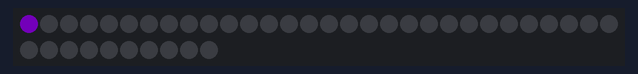
This sketch was run on a simulated ESP32. Parts: 40 RGB LEDs in strip order, left to right, continuing on the next row. Dim RGB values are drawn brighter than linear; random numbers use the default seed unless the sketch sets one.

Above: at 0.38 s.
At 6.79 s:
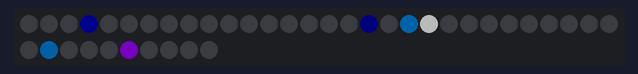
At 30.37 s:
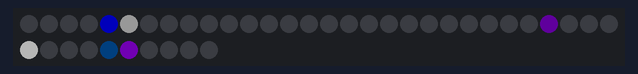

The sketch:

twinkle_effect.ino
```cpp
#include <Adafruit_NeoPixel.h>

#define LED_PIN   32
#define LED_COUNT 40

Adafruit_NeoPixel strip(LED_COUNT, LED_PIN, NEO_GRB + NEO_KHZ800);

// ---------- Twinkle settings ----------
#define MAX_TWINKLES 6        // how many LEDs can twinkle at once
#define TWINKLE_FADE 15       // fade speed (lower = faster)

// ---------- Twinkle state ----------
struct Twinkle {
  int pixel;
  uint8_t brightness;
  uint32_t color;
  bool active;
};

Twinkle twinkles[MAX_TWINKLES];

// ---------- Utility ----------
uint32_t randomTwinkleColor() {
  switch (random(4)) {
    case 0: return strip.Color(0, 0, 255);      // blue
    case 1: return strip.Color(0, 150, 255);    // baby blue
    case 2: return strip.Color(160, 0, 255);    // purple
    default:return strip.Color(255, 255, 255);  // white
  }
}

void spawnTwinkle() {
  for (int i = 0; i < MAX_TWINKLES; i++) {
    if (!twinkles[i].active) {
      twinkles[i].pixel = random(LED_COUNT);
      twinkles[i].brightness = 255;
      twinkles[i].color = randomTwinkleColor();
      twinkles[i].active = true;
      break;
    }
  }
}

void updateTwinkles() {
  strip.clear();

  for (int i = 0; i < MAX_TWINKLES; i++) {
    if (twinkles[i].active) {
      uint8_t b = twinkles[i].brightness;

      uint8_t r = (twinkles[i].color >> 16) & 0xFF;
      uint8_t g = (twinkles[i].color >> 8) & 0xFF;
      uint8_t bl = twinkles[i].color & 0xFF;

      r = (r * b) / 255;
      g = (g * b) / 255;
      bl = (bl * b) / 255;

      strip.setPixelColor(twinkles[i].pixel, r, g, bl);

      if (twinkles[i].brightness > TWINKLE_FADE)
        twinkles[i].brightness -= TWINKLE_FADE;
      else
        twinkles[i].active = false;
    }
  }

  // Random chance to spawn a new twinkle
  if (random(10) == 0) {
    spawnTwinkle();
  }

  strip.show();
}

void setup() {
  strip.begin();
  strip.setBrightness(80);
  strip.clear();
  strip.show();

  randomSeed(analogRead(0));   // add randomness
}

void loop() {
  static unsigned long lastUpdate = 0;
  if (millis() - lastUpdate > 40) {   // update rate
    lastUpdate = millis();
    updateTwinkles();
  }
}
```
